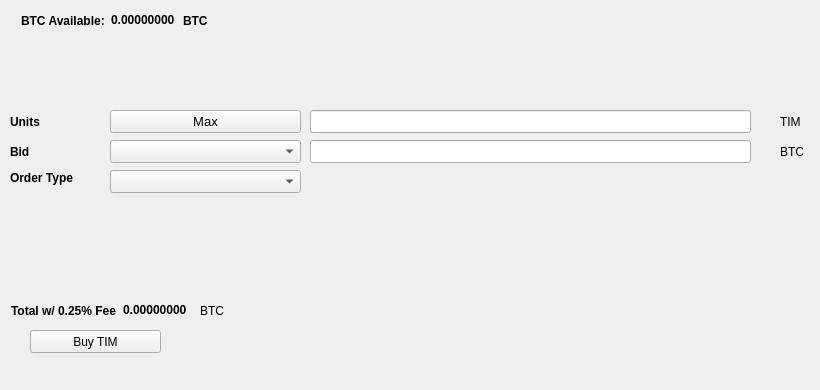
   <widget class="QWidget" name="BuyTab">
    <attribute name="title">
     <string>Buy</string>
    </attribute>
    <widget class="QPushButton" name="BuyTIM">
     <property name="geometry">
      <rect>
       <x>30</x>
       <y>330</y>
       <width>131</width>
       <height>23</height>
      </rect>
     </property>
     <property name="text">
      <string>Buy TIM</string>
     </property>
     <property name="icon">
      <iconset resource="../timeismoney.qrc">
       <normaloff>:/icons/bitcoin</normaloff>:/icons/bitcoin</iconset>
     </property>
    </widget>
    <widget class="QLabel" name="label_3">
     <property name="geometry">
      <rect>
       <x>10</x>
       <y>110</y>
       <width>46</width>
       <height>23</height>
      </rect>
     </property>
     <property name="font">
      <font>
       <weight>75</weight>
       <bold>true</bold>
      </font>
     </property>
     <property name="text">
      <string>Units</string>
     </property>
    </widget>
    <widget class="QLineEdit" name="UnitsInput">
     <property name="geometry">
      <rect>
       <x>310</x>
       <y>110</y>
       <width>441</width>
       <height>23</height>
      </rect>
     </property>
     <property name="font">
      <font>
       <pointsize>9</pointsize>
       <weight>75</weight>
       <bold>true</bold>
      </font>
     </property>
    </widget>
    <widget class="QLineEdit" name="BuyBidPriceEdit">
     <property name="geometry">
      <rect>
       <x>310</x>
       <y>140</y>
       <width>441</width>
       <height>23</height>
      </rect>
     </property>
     <property name="font">
      <font>
       <pointsize>9</pointsize>
       <weight>75</weight>
       <bold>true</bold>
      </font>
     </property>
    </widget>
    <widget class="QLabel" name="label_4">
     <property name="geometry">
      <rect>
       <x>780</x>
       <y>110</y>
       <width>31</width>
       <height>23</height>
      </rect>
     </property>
     <property name="text">
      <string>TIM</string>
     </property>
    </widget>
    <widget class="QLabel" name="label_5">
     <property name="geometry">
      <rect>
       <x>780</x>
       <y>140</y>
       <width>31</width>
       <height>23</height>
      </rect>
     </property>
     <property name="text">
      <string>BTC</string>
     </property>
    </widget>
    <widget class="QLabel" name="label_6">
     <property name="geometry">
      <rect>
       <x>10</x>
       <y>140</y>
       <width>46</width>
       <height>23</height>
      </rect>
     </property>
     <property name="font">
      <font>
       <weight>75</weight>
       <bold>true</bold>
      </font>
     </property>
     <property name="text">
      <string>Bid</string>
     </property>
    </widget>
    <widget class="QLabel" name="label_7">
     <property name="geometry">
      <rect>
       <x>10</x>
       <y>170</y>
       <width>91</width>
       <height>16</height>
      </rect>
     </property>
     <property name="font">
      <font>
       <weight>75</weight>
       <bold>true</bold>
      </font>
     </property>
     <property name="text">
      <string>Order Type</string>
     </property>
    </widget>
    <widget class="QPushButton" name="Buy_Max_Amount">
     <property name="geometry">
      <rect>
       <x>110</x>
       <y>110</y>
       <width>191</width>
       <height>23</height>
      </rect>
     </property>
     <property name="font">
      <font>
       <pointsize>10</pointsize>
      </font>
     </property>
     <property name="text">
      <string>Max</string>
     </property>
    </widget>
    <widget class="QComboBox" name="BuyBidcomboBox">
     <property name="geometry">
      <rect>
       <x>110</x>
       <y>140</y>
       <width>191</width>
       <height>23</height>
      </rect>
     </property>
     <property name="font">
      <font>
       <pointsize>10</pointsize>
      </font>
     </property>
    </widget>
    <widget class="QComboBox" name="buyOrdertypeCombo">
     <property name="geometry">
      <rect>
       <x>110</x>
       <y>170</y>
       <width>191</width>
       <height>23</height>
      </rect>
     </property>
     <property name="font">
      <font>
       <pointsize>10</pointsize>
      </font>
     </property>
    </widget>
    <widget class="QWidget" name="layoutWidget1">
     <property name="geometry">
      <rect>
       <x>21</x>
       <y>11</y>
       <width>227</width>
       <height>19</height>
      </rect>
     </property>
     <layout class="QHBoxLayout" name="horizontalLayout_3">
      <item>
       <widget class="QLabel" name="label232">
        <property name="font">
         <font>
          <weight>75</weight>
          <bold>true</bold>
         </font>
        </property>
        <property name="text">
         <string>BTC Available:</string>
        </property>
       </widget>
      </item>
      <item>
       <widget class="QLabel" name="BtcAvailableLbl">
        <property name="palette">
         <palette>
          <active>
           <colorrole role="WindowText">
            <brush brushstyle="SolidPattern">
             <color alpha="255">
              <red>0</red>
              <green>0</green>
              <blue>0</blue>
             </color>
            </brush>
           </colorrole>
           <colorrole role="Button">
            <brush brushstyle="SolidPattern">
             <color alpha="255">
              <red>0</red>
              <green>170</green>
              <blue>0</blue>
             </color>
            </brush>
           </colorrole>
           <colorrole role="Light">
            <brush brushstyle="SolidPattern">
             <color alpha="255">
              <red>0</red>
              <green>255</green>
              <blue>0</blue>
             </color>
            </brush>
           </colorrole>
           <colorrole role="Midlight">
            <brush brushstyle="SolidPattern">
             <color alpha="255">
              <red>0</red>
              <green>212</green>
              <blue>0</blue>
             </color>
            </brush>
           </colorrole>
           <colorrole role="Dark">
            <brush brushstyle="SolidPattern">
             <color alpha="255">
              <red>0</red>
              <green>85</green>
              <blue>0</blue>
             </color>
            </brush>
           </colorrole>
           <colorrole role="Mid">
            <brush brushstyle="SolidPattern">
             <color alpha="255">
              <red>0</red>
              <green>113</green>
              <blue>0</blue>
             </color>
            </brush>
           </colorrole>
           <colorrole role="Text">
            <brush brushstyle="SolidPattern">
             <color alpha="255">
              <red>0</red>
              <green>170</green>
              <blue>0</blue>
             </color>
            </brush>
           </colorrole>
           <colorrole role="BrightText">
            <brush brushstyle="SolidPattern">
             <color alpha="255">
              <red>255</red>
              <green>255</green>
              <blue>255</blue>
             </color>
            </brush>
           </colorrole>
           <colorrole role="ButtonText">
            <brush brushstyle="SolidPattern">
             <color alpha="255">
              <red>0</red>
              <green>0</green>
              <blue>0</blue>
             </color>
            </brush>
           </colorrole>
           <colorrole role="Base">
            <brush brushstyle="SolidPattern">
             <color alpha="255">
              <red>255</red>
              <green>255</green>
              <blue>255</blue>
             </color>
            </brush>
           </colorrole>
           <colorrole role="Window">
            <brush brushstyle="SolidPattern">
             <color alpha="255">
              <red>0</red>
              <green>170</green>
              <blue>0</blue>
             </color>
            </brush>
           </colorrole>
           <colorrole role="Shadow">
            <brush brushstyle="SolidPattern">
             <color alpha="255">
              <red>0</red>
              <green>0</green>
              <blue>0</blue>
             </color>
            </brush>
           </colorrole>
           <colorrole role="AlternateBase">
            <brush brushstyle="SolidPattern">
             <color alpha="255">
              <red>127</red>
              <green>212</green>
              <blue>127</blue>
             </color>
            </brush>
           </colorrole>
           <colorrole role="ToolTipBase">
            <brush brushstyle="SolidPattern">
             <color alpha="255">
              <red>255</red>
              <green>255</green>
              <blue>220</blue>
             </color>
            </brush>
           </colorrole>
           <colorrole role="ToolTipText">
            <brush brushstyle="SolidPattern">
             <color alpha="255">
              <red>0</red>
              <green>0</green>
              <blue>0</blue>
             </color>
            </brush>
           </colorrole>
          </active>
          <inactive>
           <colorrole role="WindowText">
            <brush brushstyle="SolidPattern">
             <color alpha="255">
              <red>0</red>
              <green>0</green>
              <blue>0</blue>
             </color>
            </brush>
           </colorrole>
           <colorrole role="Button">
            <brush brushstyle="SolidPattern">
             <color alpha="255">
              <red>0</red>
              <green>170</green>
              <blue>0</blue>
             </color>
            </brush>
           </colorrole>
           <colorrole role="Light">
            <brush brushstyle="SolidPattern">
             <color alpha="255">
              <red>0</red>
              <green>255</green>
              <blue>0</blue>
             </color>
            </brush>
           </colorrole>
           <colorrole role="Midlight">
            <brush brushstyle="SolidPattern">
             <color alpha="255">
              <red>0</red>
              <green>212</green>
              <blue>0</blue>
             </color>
            </brush>
           </colorrole>
           <colorrole role="Dark">
            <brush brushstyle="SolidPattern">
             <color alpha="255">
              <red>0</red>
              <green>85</green>
              <blue>0</blue>
             </color>
            </brush>
           </colorrole>
           <colorrole role="Mid">
            <brush brushstyle="SolidPattern">
             <color alpha="255">
              <red>0</red>
              <green>113</green>
              <blue>0</blue>
             </color>
            </brush>
           </colorrole>
           <colorrole role="Text">
            <brush brushstyle="SolidPattern">
             <color alpha="255">
              <red>0</red>
              <green>170</green>
              <blue>0</blue>
             </color>
            </brush>
           </colorrole>
           <colorrole role="BrightText">
            <brush brushstyle="SolidPattern">
             <color alpha="255">
              <red>255</red>
              <green>255</green>
              <blue>255</blue>
             </color>
            </brush>
           </colorrole>
           <colorrole role="ButtonText">
            <brush brushstyle="SolidPattern">
             <color alpha="255">
              <red>0</red>
              <green>0</green>
              <blue>0</blue>
             </color>
            </brush>
           </colorrole>
           <colorrole role="Base">
            <brush brushstyle="SolidPattern">
             <color alpha="255">
              <red>255</red>
              <green>255</green>
              <blue>255</blue>
             </color>
            </brush>
           </colorrole>
           <colorrole role="Window">
            <brush brushstyle="SolidPattern">
             <color alpha="255">
              <red>0</red>
              <green>170</green>
              <blue>0</blue>
             </color>
            </brush>
           </colorrole>
           <colorrole role="Shadow">
            <brush brushstyle="SolidPattern">
             <color alpha="255">
              <red>0</red>
              <green>0</green>
              <blue>0</blue>
             </color>
            </brush>
           </colorrole>
           <colorrole role="AlternateBase">
            <brush brushstyle="SolidPattern">
             <color alpha="255">
              <red>127</red>
              <green>212</green>
              <blue>127</blue>
             </color>
            </brush>
           </colorrole>
           <colorrole role="ToolTipBase">
            <brush brushstyle="SolidPattern">
             <color alpha="255">
              <red>255</red>
              <green>255</green>
              <blue>220</blue>
             </color>
            </brush>
           </colorrole>
           <colorrole role="ToolTipText">
            <brush brushstyle="SolidPattern">
             <color alpha="255">
              <red>0</red>
              <green>0</green>
              <blue>0</blue>
             </color>
            </brush>
           </colorrole>
          </inactive>
          <disabled>
           <colorrole role="WindowText">
            <brush brushstyle="SolidPattern">
             <color alpha="255">
              <red>0</red>
              <green>85</green>
              <blue>0</blue>
             </color>
            </brush>
           </colorrole>
           <colorrole role="Button">
            <brush brushstyle="SolidPattern">
             <color alpha="255">
              <red>0</red>
              <green>170</green>
              <blue>0</blue>
             </color>
            </brush>
           </colorrole>
           <colorrole role="Light">
            <brush brushstyle="SolidPattern">
             <color alpha="255">
              <red>0</red>
              <green>255</green>
              <blue>0</blue>
             </color>
            </brush>
           </colorrole>
           <colorrole role="Midlight">
            <brush brushstyle="SolidPattern">
             <color alpha="255">
              <red>0</red>
              <green>212</green>
              <blue>0</blue>
             </color>
            </brush>
           </colorrole>
           <colorrole role="Dark">
            <brush brushstyle="SolidPattern">
             <color alpha="255">
              <red>0</red>
              <green>85</green>
              <blue>0</blue>
             </color>
            </brush>
           </colorrole>
           <colorrole role="Mid">
            <brush brushstyle="SolidPattern">
             <color alpha="255">
              <red>0</red>
              <green>113</green>
              <blue>0</blue>
             </color>
            </brush>
           </colorrole>
           <colorrole role="Text">
            <brush brushstyle="SolidPattern">
             <color alpha="255">
              <red>0</red>
              <green>85</green>
              <blue>0</blue>
             </color>
            </brush>
           </colorrole>
           <colorrole role="BrightText">
            <brush brushstyle="SolidPattern">
             <color alpha="255">
              <red>255</red>
              <green>255</green>
              <blue>255</blue>
             </color>
            </brush>
           </colorrole>
           <colorrole role="ButtonText">
            <brush brushstyle="SolidPattern">
             <color alpha="255">
              <red>0</red>
              <green>85</green>
              <blue>0</blue>
             </color>
            </brush>
           </colorrole>
           <colorrole role="Base">
            <brush brushstyle="SolidPattern">
             <color alpha="255">
              <red>0</red>
              <green>170</green>
              <blue>0</blue>
             </color>
            </brush>
           </colorrole>
           <colorrole role="Window">
            <brush brushstyle="SolidPattern">
             <color alpha="255">
              <red>0</red>
              <green>170</green>
              <blue>0</blue>
             </color>
            </brush>
           </colorrole>
           <colorrole role="Shadow">
            <brush brushstyle="SolidPattern">
             <color alpha="255">
              <red>0</red>
              <green>0</green>
              <blue>0</blue>
             </color>
            </brush>
           </colorrole>
           <colorrole role="AlternateBase">
            <brush brushstyle="SolidPattern">
             <color alpha="255">
              <red>0</red>
              <green>170</green>
              <blue>0</blue>
             </color>
            </brush>
           </colorrole>
           <colorrole role="ToolTipBase">
            <brush brushstyle="SolidPattern">
             <color alpha="255">
              <red>255</red>
              <green>255</green>
              <blue>220</blue>
             </color>
            </brush>
           </colorrole>
           <colorrole role="ToolTipText">
            <brush brushstyle="SolidPattern">
             <color alpha="255">
              <red>0</red>
              <green>0</green>
              <blue>0</blue>
             </color>
            </brush>
           </colorrole>
          </disabled>
         </palette>
        </property>
        <property name="font">
         <font>
          <weight>75</weight>
          <bold>true</bold>
         </font>
        </property>
        <property name="text">
         <string>0.00000000</string>
        </property>
        <property name="textInteractionFlags">
         <set>Qt::LinksAccessibleByMouse|Qt::TextSelectableByKeyboard|Qt::TextSelectableByMouse</set>
        </property>
       </widget>
      </item>
      <item>
       <widget class="QLabel" name="BtcAvailableLbl_2">
        <property name="font">
         <font>
          <weight>75</weight>
          <bold>true</bold>
         </font>
        </property>
        <property name="text">
         <string>BTC</string>
        </property>
       </widget>
      </item>
     </layout>
    </widget>
    <widget class="QWidget" name="layoutWidge2">
     <property name="geometry">
      <rect>
       <x>11</x>
       <y>301</y>
       <width>259</width>
       <height>19</height>
      </rect>
     </property>
     <layout class="QHBoxLayout" name="horizontalLayout_4">
      <item>
       <widget class="QLabel" name="label_9">
        <property name="font">
         <font>
          <weight>75</weight>
          <bold>true</bold>
         </font>
        </property>
        <property name="text">
         <string>Total w/ 0.25% Fee</string>
        </property>
       </widget>
      </item>
      <item>
       <widget class="QLabel" name="BuyCostLabel">
        <property name="palette">
         <palette>
          <active>
           <colorrole role="WindowText">
            <brush brushstyle="SolidPattern">
             <color alpha="255">
              <red>0</red>
              <green>0</green>
              <blue>0</blue>
             </color>
            </brush>
           </colorrole>
           <colorrole role="Button">
            <brush brushstyle="SolidPattern">
             <color alpha="255">
              <red>0</red>
              <green>170</green>
              <blue>0</blue>
             </color>
            </brush>
           </colorrole>
           <colorrole role="Light">
            <brush brushstyle="SolidPattern">
             <color alpha="255">
              <red>0</red>
              <green>255</green>
              <blue>0</blue>
             </color>
            </brush>
           </colorrole>
           <colorrole role="Midlight">
            <brush brushstyle="SolidPattern">
             <color alpha="255">
              <red>0</red>
              <green>212</green>
              <blue>0</blue>
             </color>
            </brush>
           </colorrole>
           <colorrole role="Dark">
            <brush brushstyle="SolidPattern">
             <color alpha="255">
              <red>0</red>
              <green>85</green>
              <blue>0</blue>
             </color>
            </brush>
           </colorrole>
           <colorrole role="Mid">
            <brush brushstyle="SolidPattern">
             <color alpha="255">
              <red>0</red>
              <green>113</green>
              <blue>0</blue>
             </color>
            </brush>
           </colorrole>
           <colorrole role="Text">
            <brush brushstyle="SolidPattern">
             <color alpha="255">
              <red>0</red>
              <green>170</green>
              <blue>0</blue>
             </color>
            </brush>
           </colorrole>
           <colorrole role="BrightText">
            <brush brushstyle="SolidPattern">
             <color alpha="255">
              <red>255</red>
              <green>255</green>
              <blue>255</blue>
             </color>
            </brush>
           </colorrole>
           <colorrole role="ButtonText">
            <brush brushstyle="SolidPattern">
             <color alpha="255">
              <red>0</red>
              <green>0</green>
              <blue>0</blue>
             </color>
            </brush>
           </colorrole>
           <colorrole role="Base">
            <brush brushstyle="SolidPattern">
             <color alpha="255">
              <red>255</red>
              <green>255</green>
              <blue>255</blue>
             </color>
            </brush>
           </colorrole>
           <colorrole role="Window">
            <brush brushstyle="SolidPattern">
             <color alpha="255">
              <red>0</red>
              <green>170</green>
              <blue>0</blue>
             </color>
            </brush>
           </colorrole>
           <colorrole role="Shadow">
            <brush brushstyle="SolidPattern">
             <color alpha="255">
              <red>0</red>
              <green>0</green>
              <blue>0</blue>
             </color>
            </brush>
           </colorrole>
           <colorrole role="AlternateBase">
            <brush brushstyle="SolidPattern">
             <color alpha="255">
              <red>127</red>
              <green>212</green>
              <blue>127</blue>
             </color>
            </brush>
           </colorrole>
           <colorrole role="ToolTipBase">
            <brush brushstyle="SolidPattern">
             <color alpha="255">
              <red>255</red>
              <green>255</green>
              <blue>220</blue>
             </color>
            </brush>
           </colorrole>
           <colorrole role="ToolTipText">
            <brush brushstyle="SolidPattern">
             <color alpha="255">
              <red>0</red>
              <green>0</green>
              <blue>0</blue>
             </color>
            </brush>
           </colorrole>
          </active>
          <inactive>
           <colorrole role="WindowText">
            <brush brushstyle="SolidPattern">
             <color alpha="255">
              <red>0</red>
              <green>0</green>
              <blue>0</blue>
             </color>
            </brush>
           </colorrole>
           <colorrole role="Button">
            <brush brushstyle="SolidPattern">
             <color alpha="255">
              <red>0</red>
              <green>170</green>
              <blue>0</blue>
             </color>
            </brush>
           </colorrole>
           <colorrole role="Light">
            <brush brushstyle="SolidPattern">
             <color alpha="255">
              <red>0</red>
              <green>255</green>
              <blue>0</blue>
             </color>
            </brush>
           </colorrole>
           <colorrole role="Midlight">
            <brush brushstyle="SolidPattern">
             <color alpha="255">
              <red>0</red>
              <green>212</green>
              <blue>0</blue>
             </color>
            </brush>
           </colorrole>
           <colorrole role="Dark">
            <brush brushstyle="SolidPattern">
             <color alpha="255">
              <red>0</red>
              <green>85</green>
              <blue>0</blue>
             </color>
            </brush>
           </colorrole>
           <colorrole role="Mid">
            <brush brushstyle="SolidPattern">
             <color alpha="255">
              <red>0</red>
              <green>113</green>
              <blue>0</blue>
             </color>
            </brush>
           </colorrole>
           <colorrole role="Text">
            <brush brushstyle="SolidPattern">
             <color alpha="255">
              <red>0</red>
              <green>170</green>
              <blue>0</blue>
             </color>
            </brush>
           </colorrole>
           <colorrole role="BrightText">
            <brush brushstyle="SolidPattern">
             <color alpha="255">
              <red>255</red>
              <green>255</green>
              <blue>255</blue>
             </color>
            </brush>
           </colorrole>
           <colorrole role="ButtonText">
            <brush brushstyle="SolidPattern">
             <color alpha="255">
              <red>0</red>
              <green>0</green>
              <blue>0</blue>
             </color>
            </brush>
           </colorrole>
           <colorrole role="Base">
            <brush brushstyle="SolidPattern">
             <color alpha="255">
              <red>255</red>
              <green>255</green>
              <blue>255</blue>
             </color>
            </brush>
           </colorrole>
           <colorrole role="Window">
            <brush brushstyle="SolidPattern">
             <color alpha="255">
              <red>0</red>
              <green>170</green>
              <blue>0</blue>
             </color>
            </brush>
           </colorrole>
           <colorrole role="Shadow">
            <brush brushstyle="SolidPattern">
             <color alpha="255">
              <red>0</red>
              <green>0</green>
              <blue>0</blue>
             </color>
            </brush>
           </colorrole>
           <colorrole role="AlternateBase">
            <brush brushstyle="SolidPattern">
             <color alpha="255">
              <red>127</red>
              <green>212</green>
              <blue>127</blue>
             </color>
            </brush>
           </colorrole>
           <colorrole role="ToolTipBase">
            <brush brushstyle="SolidPattern">
             <color alpha="255">
              <red>255</red>
              <green>255</green>
              <blue>220</blue>
             </color>
            </brush>
           </colorrole>
           <colorrole role="ToolTipText">
            <brush brushstyle="SolidPattern">
             <color alpha="255">
              <red>0</red>
              <green>0</green>
              <blue>0</blue>
             </color>
            </brush>
           </colorrole>
          </inactive>
          <disabled>
           <colorrole role="WindowText">
            <brush brushstyle="SolidPattern">
             <color alpha="255">
              <red>0</red>
              <green>85</green>
              <blue>0</blue>
             </color>
            </brush>
           </colorrole>
           <colorrole role="Button">
            <brush brushstyle="SolidPattern">
             <color alpha="255">
              <red>0</red>
              <green>170</green>
              <blue>0</blue>
             </color>
            </brush>
           </colorrole>
           <colorrole role="Light">
            <brush brushstyle="SolidPattern">
             <color alpha="255">
              <red>0</red>
              <green>255</green>
              <blue>0</blue>
             </color>
            </brush>
           </colorrole>
           <colorrole role="Midlight">
            <brush brushstyle="SolidPattern">
             <color alpha="255">
              <red>0</red>
              <green>212</green>
              <blue>0</blue>
             </color>
            </brush>
           </colorrole>
           <colorrole role="Dark">
            <brush brushstyle="SolidPattern">
             <color alpha="255">
              <red>0</red>
              <green>85</green>
              <blue>0</blue>
             </color>
            </brush>
           </colorrole>
           <colorrole role="Mid">
            <brush brushstyle="SolidPattern">
             <color alpha="255">
              <red>0</red>
              <green>113</green>
              <blue>0</blue>
             </color>
            </brush>
           </colorrole>
           <colorrole role="Text">
            <brush brushstyle="SolidPattern">
             <color alpha="255">
              <red>0</red>
              <green>85</green>
              <blue>0</blue>
             </color>
            </brush>
           </colorrole>
           <colorrole role="BrightText">
            <brush brushstyle="SolidPattern">
             <color alpha="255">
              <red>255</red>
              <green>255</green>
              <blue>255</blue>
             </color>
            </brush>
           </colorrole>
           <colorrole role="ButtonText">
            <brush brushstyle="SolidPattern">
             <color alpha="255">
              <red>0</red>
              <green>85</green>
              <blue>0</blue>
             </color>
            </brush>
           </colorrole>
           <colorrole role="Base">
            <brush brushstyle="SolidPattern">
             <color alpha="255">
              <red>0</red>
              <green>170</green>
              <blue>0</blue>
             </color>
            </brush>
           </colorrole>
           <colorrole role="Window">
            <brush brushstyle="SolidPattern">
             <color alpha="255">
              <red>0</red>
              <green>170</green>
              <blue>0</blue>
             </color>
            </brush>
           </colorrole>
           <colorrole role="Shadow">
            <brush brushstyle="SolidPattern">
             <color alpha="255">
              <red>0</red>
              <green>0</green>
              <blue>0</blue>
             </color>
            </brush>
           </colorrole>
           <colorrole role="AlternateBase">
            <brush brushstyle="SolidPattern">
             <color alpha="255">
              <red>0</red>
              <green>170</green>
              <blue>0</blue>
             </color>
            </brush>
           </colorrole>
           <colorrole role="ToolTipBase">
            <brush brushstyle="SolidPattern">
             <color alpha="255">
              <red>255</red>
              <green>255</green>
              <blue>220</blue>
             </color>
            </brush>
           </colorrole>
           <colorrole role="ToolTipText">
            <brush brushstyle="SolidPattern">
             <color alpha="255">
              <red>0</red>
              <green>0</green>
              <blue>0</blue>
             </color>
            </brush>
           </colorrole>
          </disabled>
         </palette>
        </property>
        <property name="font">
         <font>
          <weight>75</weight>
          <bold>true</bold>
         </font>
        </property>
        <property name="autoFillBackground">
         <bool>false</bool>
        </property>
        <property name="text">
         <string>0.00000000</string>
        </property>
        <property name="textInteractionFlags">
         <set>Qt::LinksAccessibleByMouse|Qt::TextSelectableByMouse</set>
        </property>
       </widget>
      </item>
      <item>
       <widget class="QLabel" name="label_10">
        <property name="font">
         <font>
          <weight>50</weight>
          <bold>false</bold>
         </font>
        </property>
        <property name="text">
         <string>BTC</string>
        </property>
       </widget>
      </item>
     </layout>
    </widget>
    <widget class="QLabel" name="label_24">
     <property name="geometry">
      <rect>
       <x>460</x>
       <y>300</y>
       <width>281</width>
       <height>81</height>
      </rect>
     </property>
     <property name="text">
      <string/>
     </property>
     <property name="pixmap">
      <pixmap>:/images/bittrex</pixmap>
     </property>
    </widget>
   </widget>
